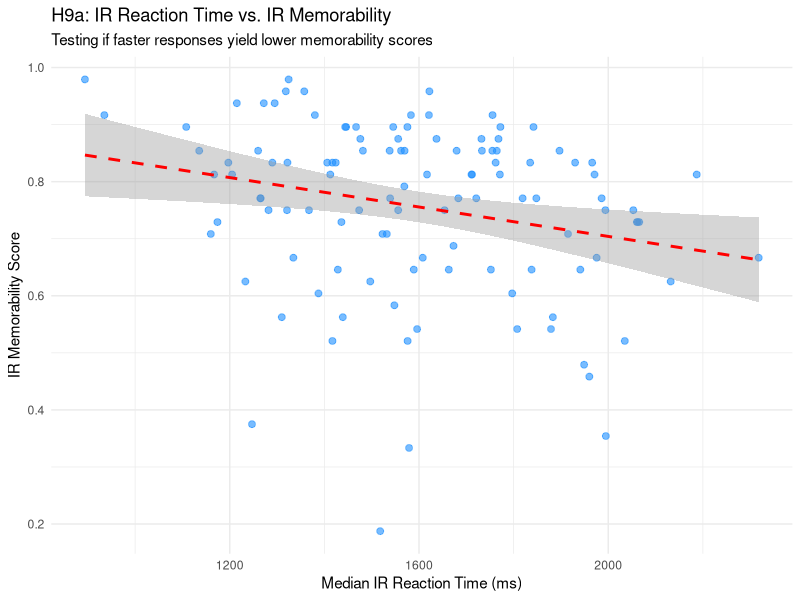
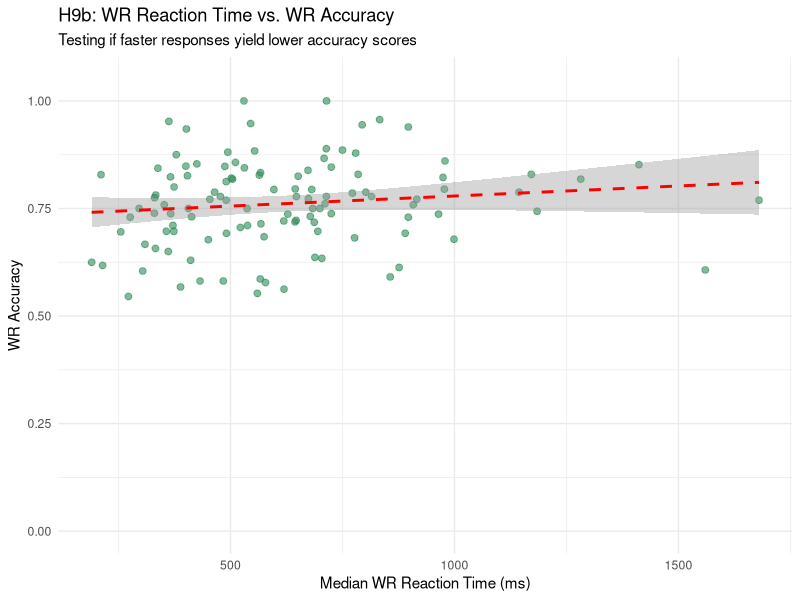
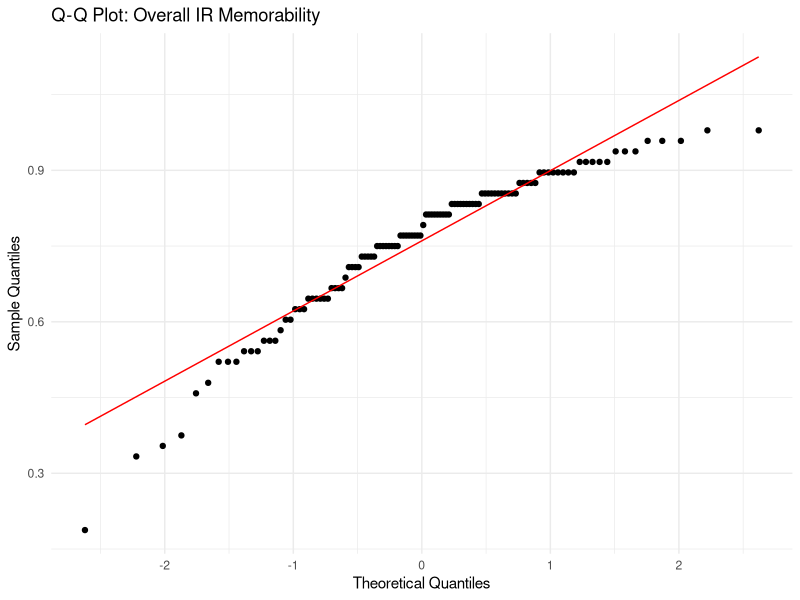
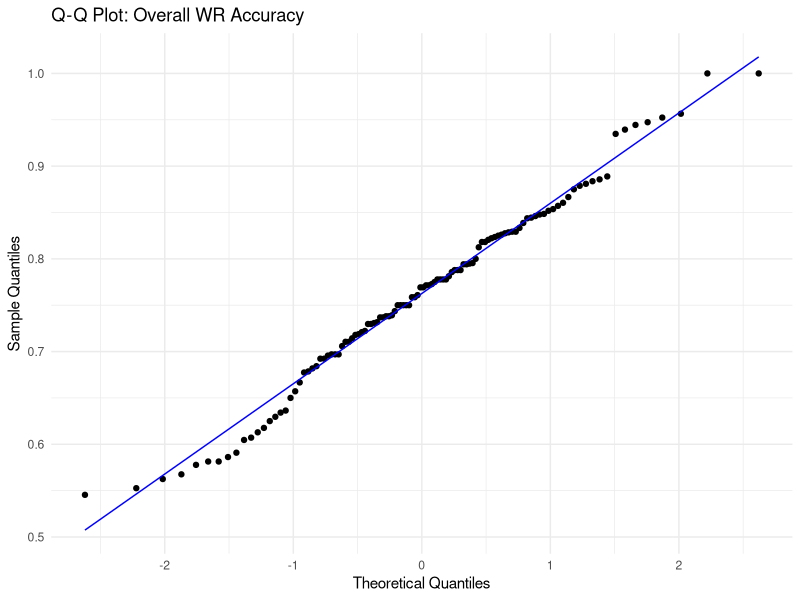
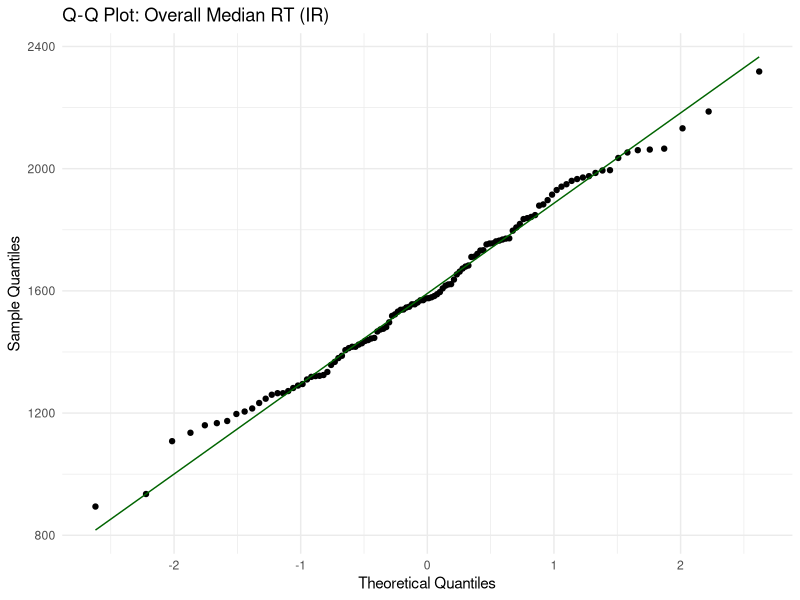
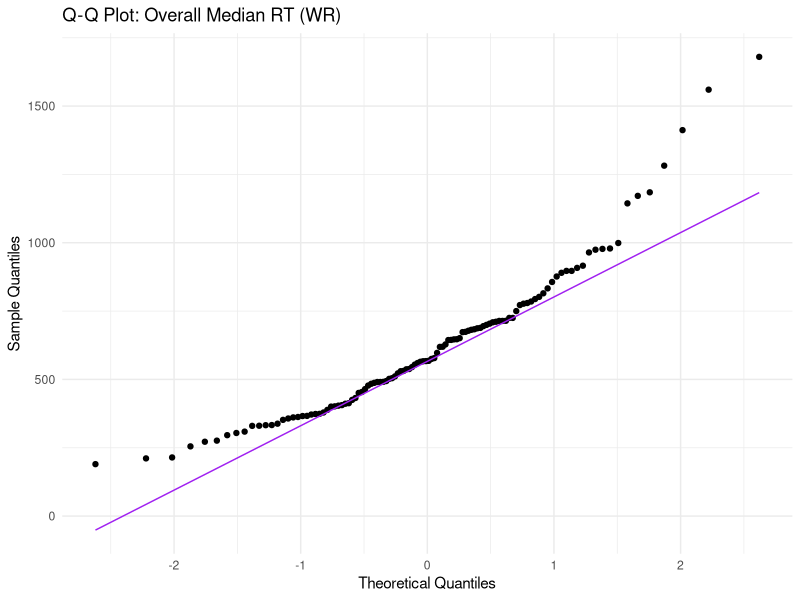

Reproduce these figures in R, in order.
## ---- chunk 1
library(tidyverse)

raw_dataset <- read_csv(
  "sentence_memorability_data.csv",
  na = c("", "NA", "N/A"),
  show_col_types = FALSE
)

h9_data <- raw_dataset %>%
  # Make sure RTs are treated as numbers
  mutate(
    Reaction_time_IR = suppressWarnings(as.numeric(Reaction_time_IR)),
    Reaction_time_WR = suppressWarnings(as.numeric(Reaction_time_WR)),
    Accuracy.IR = suppressWarnings(as.numeric(Accuracy.IR)),
    Accuracy.WR = suppressWarnings(as.numeric(Accuracy.WR)),
    prev_IR = lag(Accuracy.IR)
  ) %>%
  group_by(participant_ID) %>%
  summarise(
    # Calculate median reaction times (ignores outliers)
    Median_RT_IR = median(Reaction_time_IR, na.rm = TRUE),
    Median_RT_WR = median(Reaction_time_WR, na.rm = TRUE),
    
    Mean_RT_IR = mean(Reaction_time_IR, na.rm = TRUE),
    Mean_RT_WR = mean(Reaction_time_WR, na.rm = TRUE),

    # IR components
    Total_Repeats = sum(isRepeat == TRUE & Event == "Sentence shown", na.rm = TRUE),
    Total_Denom = sum(is.na(isRepeat) & Event == "Sentence shown", na.rm = TRUE),
    Hits = sum(Event == "IR pressed" & isRepeat == TRUE & Accuracy.IR == 1, na.rm = TRUE),
    False_Alarms = sum(Event == "IR pressed" & is.na(isRepeat), na.rm = TRUE),
    
    # IR metrics
    Hit_Rate = if_else(Total_Repeats > 0, Hits / Total_Repeats, 0),
    False_Alarm_Rate = if_else(Total_Denom > 0, False_Alarms / Total_Denom, 0),
    IR_Memorability = Hit_Rate - False_Alarm_Rate,
    
    # WR components
    WR_correct = sum(Event == "WR pressed" & Accuracy.WR == 1 & prev_IR == 1, na.rm = TRUE),
    WR_total   = sum(Event == "WR pressed" & prev_IR == 1, na.rm = TRUE),
    
    # WR metric
    WR_Accuracy = if_else(WR_total > 0, WR_correct / WR_total, 0),
    .groups = "drop"
  ) %>%
  # Drop any participants missing RTs or scores to ensure a clean correlation
  drop_na(Median_RT_IR, Median_RT_WR, IR_Memorability, WR_Accuracy)
## ---- chunk 2
library(ggplot2)

# Graph H9a: IR Reaction Time vs. IR Memorability
ggplot(h9_data, aes(x = Median_RT_IR, y = IR_Memorability)) +
  geom_point(alpha = 0.6, color = "dodgerblue", size = 2) +
  geom_smooth(method = "lm", color = "red", linetype = "dashed", se = TRUE) +
  labs(title = "H9a: IR Reaction Time vs. IR Memorability",
       subtitle = "Testing if faster responses yield lower memorability scores",
       x = "Median IR Reaction Time (ms)",
       y = "IR Memorability Score") +
  theme_minimal()

# Graph H9b: WR Reaction Time vs. WR Accuracy
ggplot(h9_data, aes(x = Median_RT_WR, y = WR_Accuracy)) +
  geom_point(alpha = 0.6, color = "seagreen", size = 2) +
  geom_smooth(method = "lm", color = "red", linetype = "dashed", se = TRUE) +
  scale_y_continuous(limits = c(0, 1.05)) +
  labs(title = "H9b: WR Reaction Time vs. WR Accuracy",
       subtitle = "Testing if faster responses yield lower accuracy scores",
       x = "Median WR Reaction Time (ms)",
       y = "WR Accuracy") +
  theme_minimal()
## ---- chunk 3
library(ggplot2)

# Q-Q Plot for Overall IR Memorability
ggplot(h9_data, aes(sample = IR_Memorability)) +
  stat_qq() + 
  stat_qq_line(color = "red") +
  labs(title = "Q-Q Plot: Overall IR Memorability",
       x = "Theoretical Quantiles",
       y = "Sample Quantiles") +
  theme_minimal()

# Q-Q Plot for Overall WR Accuracy
ggplot(h9_data, aes(sample = WR_Accuracy)) +
  stat_qq() + 
  stat_qq_line(color = "blue") +
  labs(title = "Q-Q Plot: Overall WR Accuracy",
       x = "Theoretical Quantiles",
       y = "Sample Quantiles") +
  theme_minimal()

# Q-Q Plot for Overall Median RT (IR)
ggplot(h9_data, aes(sample = Median_RT_IR)) +
  stat_qq() + 
  stat_qq_line(color = "darkgreen") +
  labs(title = "Q-Q Plot: Overall Median RT (IR)",
       x = "Theoretical Quantiles",
       y = "Sample Quantiles") +
  theme_minimal()

# Q-Q Plot for Overall Median RT (WR)
ggplot(h9_data, aes(sample = Median_RT_WR)) +
  stat_qq() + 
  stat_qq_line(color = "purple") +
  labs(title = "Q-Q Plot: Overall Median RT (WR)",
       x = "Theoretical Quantiles",
       y = "Sample Quantiles") +
  theme_minimal()

library(nortest)
library(dplyr)

# Anderson-Darling tests for the specific dataset
overall_normality <- h9_data %>%
  summarise(
    # IR Memorability
    AD_IR_Mem = ad.test(IR_Memorability)$statistic,
    p_val_IR_Mem = ad.test(IR_Memorability)$p.value,
    
    # WR Accuracy
    AD_WR_Acc = ad.test(WR_Accuracy)$statistic,
    p_val_WR_Acc = ad.test(WR_Accuracy)$p.value,
    
    # Median Reaction Time (IR)
    AD_RT_IR = ad.test(Median_RT_IR)$statistic,
    p_val_RT_IR = ad.test(Median_RT_IR)$p.value,
    
    # Median Reaction Time (WR)
    AD_RT_WR = ad.test(Median_RT_WR)$statistic,
    p_val_RT_WR = ad.test(Median_RT_WR)$p.value
  )

# View the results
overall_normality
## ---- chunk 4
# Using Median RT
cor_ir_median <- cor.test(h9_data$Median_RT_IR, h9_data$IR_Memorability, method = "spearman", exact = FALSE)
print("Spearman Correlation for H9a (IR - Median RT):")
print(cor_ir_median)

# Using Mean RT
cor_ir_mean <- cor.test(h9_data$Mean_RT_IR, h9_data$IR_Memorability, method = "spearman", exact = FALSE)
print("Spearman Correlation for H9a (IR - Mean RT):")
print(cor_ir_mean)

# Using Median RT
cor_wr_median <- cor.test(h9_data$Median_RT_WR, h9_data$WR_Accuracy, method = "spearman", exact = FALSE)
print("Spearman Correlation for H9b (WR - Median RT):")
print(cor_wr_median)

# Using Mean RT
cor_wr_mean <- cor.test(h9_data$Mean_RT_WR, h9_data$WR_Accuracy, method = "spearman", exact = FALSE)
print("Spearman Correlation for H9b (WR - Mean RT):")
print(cor_wr_mean)
